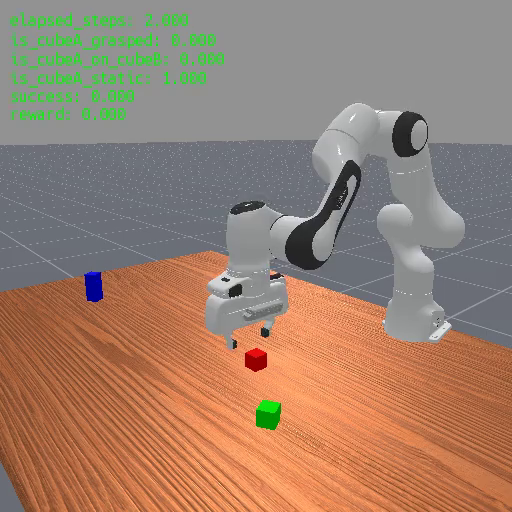
#> input picture frame 2 of videos/cfm_id_video.mp4, 512 x 512 px, given in place of 5.mp4, which was not available
$ python make_plots.py
#> lines starting #> are read from the running program, lines starting #| are printed output that depends on the picture; pictures that were not available may be replaced by others from this repository, and a replacement may not be noted
import matplotlib
matplotlib.use("Agg")  # important on a cluster (no display)

import cv2
import matplotlib.pyplot as plt
import os

# for fm_id_8:
video_path = "/n/home08/jackbjed/scaling-diffusion-policy/ManiSkill/examples/baselines/diffusion_policy/runs/eval_fmseeds2/RF-fms100-5_0500-0-bs-512-5-2/1/8.mp4"
output_path = "row5_frames.png"
frame_indices = [2, 60, 80, 100, 150]

# for dp_id_3:
video_path = "/n/home08/jackbjed/scaling-diffusion-policy/ManiSkill/examples/baselines/diffusion_policy/runs/eval_fmseeds2/dp-5_0500-5_0501-0-bs-512-115-2/1/3.mp4"
output_path = "row5_dp_frames.png"
frame_indices = [2, 60, 80, 100, 150]

# for fm_ood:
video_path = "/n/home08/jackbjed/scaling-diffusion-policy/ManiSkill/examples/baselines/diffusion_policy/runs/eval_ood_fmseeds/CFM-fms100-5_0500-40-bs-512-5-2/1/2.mp4"
output_path = "row5_ood_fm_frames.png"
frame_indices = [2, 80, 150, 200, 255]

# for dp_ood:
video_path = "/n/home08/jackbjed/scaling-diffusion-policy/ManiSkill/examples/baselines/diffusion_policy/runs/eval_ood_fmseeds/dp-5_0500-5_0501-40-bs-512-115-2/1/5.mp4"
output_path = "row5_ood_dp_frames.png"
frame_indices = [2, 80, 150, 200, 255]

# Open the video
cap = cv2.VideoCapture(video_path)
if not cap.isOpened():
    raise IOError(f"Cannot open video file: {video_path}")

frames = []

for idx in frame_indices:
    cap.set(cv2.CAP_PROP_POS_FRAMES, idx)
    ret, frame = cap.read()
    if not ret:
        print(f"Warning: could not read frame {idx}")
        continue

    # BGR -> RGB for matplotlib
    frame_rgb = cv2.cvtColor(frame, cv2.COLOR_BGR2RGB)
    frames.append((idx, frame_rgb))
#> this loop made 5 passes
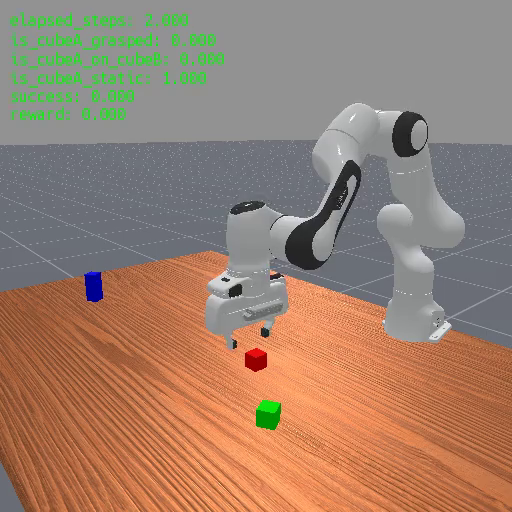
#> input picture frame 2 of videos/cfm_id_video.mp4, 512 x 512 px, given in place of 5.mp4, which was not available
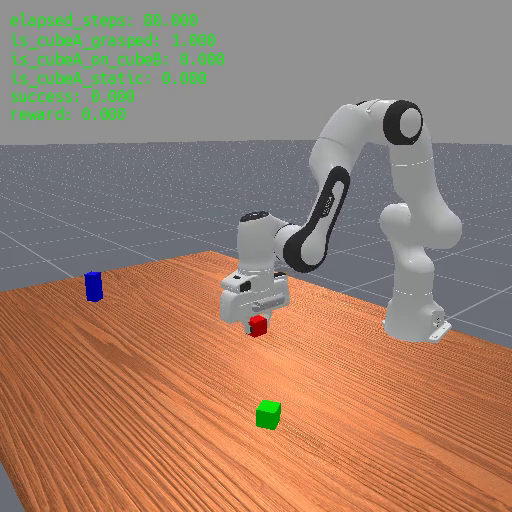
#> input picture frame 80 of videos/cfm_id_video.mp4, 512 x 512 px, given in place of 5.mp4, which was not available
#> pass 3, `ret, frame = cap.read()`:
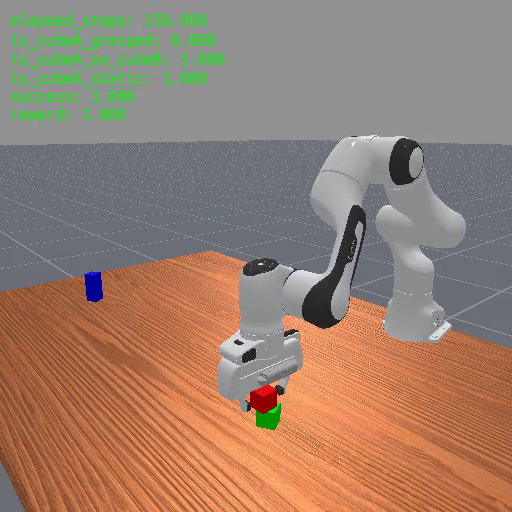
#> frame: shape (512, 512, 3); mean B, G, R 110.6, 127.5, 154
#> after the loop, frames = 5 items

cap.release()

n = len(frames)
#> n = 5
if n == 0:
    raise RuntimeError("No frames were read from the video.")

# Make a single-row figure
fig, axes = plt.subplots(1, n, figsize=(3*n, 3))

if n == 1:
    axes = [axes]

for ax, (idx, img) in zip(axes, frames):
    ax.imshow(img)
    ax.set_title(f"Frame {idx}")
    ax.axis("off")
#> this loop made 5 passes
#> idx on passes 1 to 5: 2, 80, 150, 200, 255

plt.tight_layout()

# Save instead of show()
plt.savefig(output_path, dpi=300, bbox_inches="tight", pad_inches=0.1)
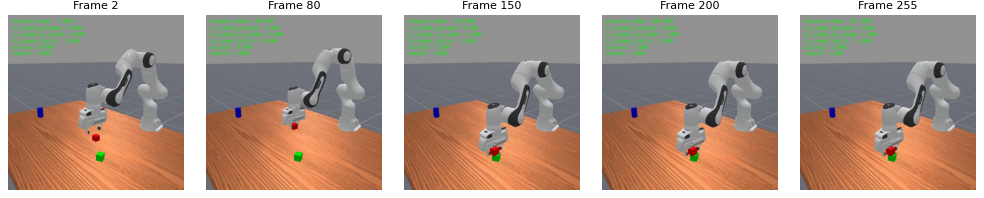
#> figure drawn by matplotlib, 5 panels
plt.close(fig)

print(f"Saved montage to {os.path.abspath(output_path)}")

$ run again, starting later in the video
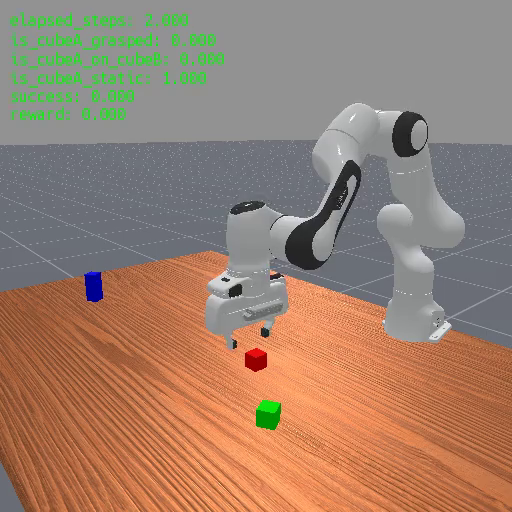
#> input picture frame 2 of videos/cfm_id_video.mp4, 512 x 512 px, given in place of 5.mp4, which was not available
#> the loop `for idx in frame_indices:` made 5 passes
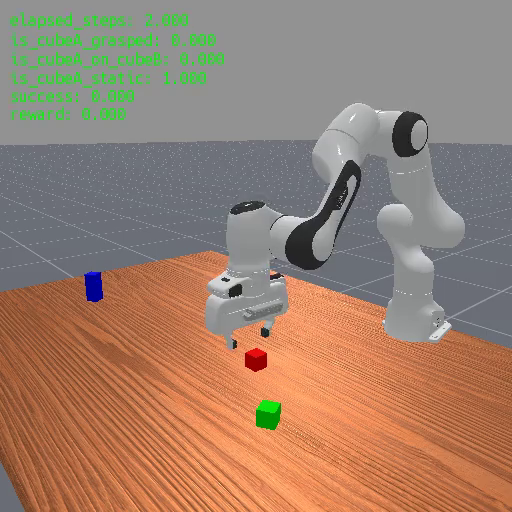
#> input picture frame 2 of videos/cfm_id_video.mp4, 512 x 512 px, given in place of 5.mp4, which was not available
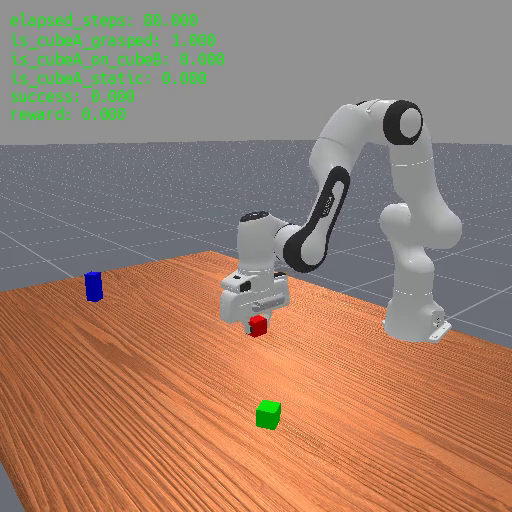
#> input picture frame 80 of videos/cfm_id_video.mp4, 512 x 512 px, given in place of 5.mp4, which was not available
#> after the loop `for idx in frame_indices:`: frames = 5 items
#> n = 5
#> the loop `for ax, (idx, img) in zip(axes, frames):` made 5 passes
#> idx on passes 1 to 5: 2, 80, 150, 200, 255

$ run again, starting later in the video
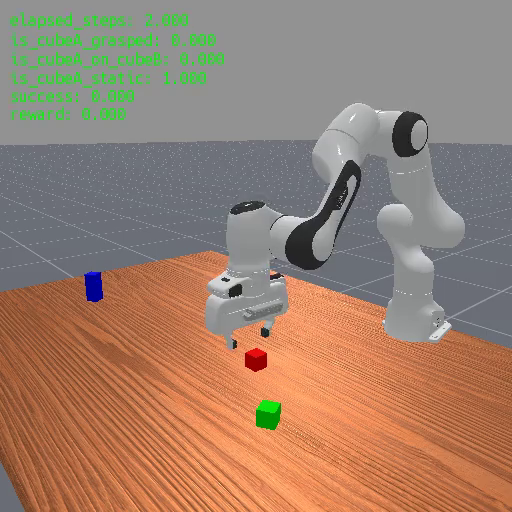
#> input picture frame 2 of videos/cfm_id_video.mp4, 512 x 512 px, given in place of 5.mp4, which was not available
#> the loop `for idx in frame_indices:` made 5 passes
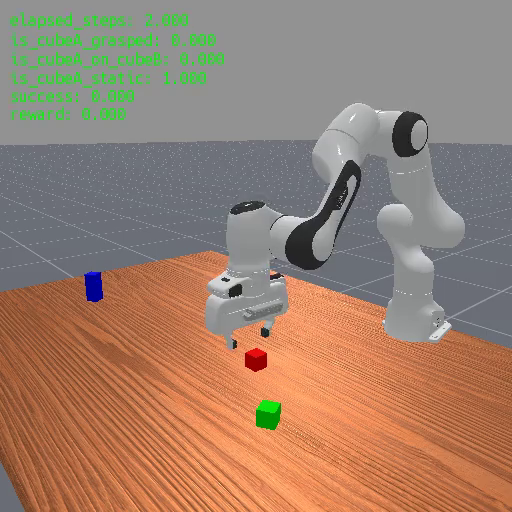
#> input picture frame 2 of videos/cfm_id_video.mp4, 512 x 512 px, given in place of 5.mp4, which was not available
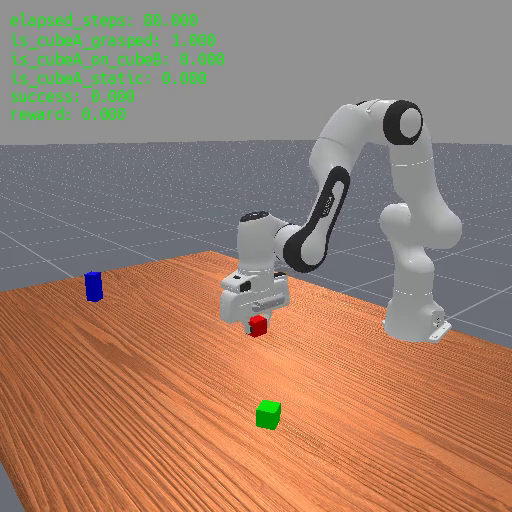
#> input picture frame 80 of videos/cfm_id_video.mp4, 512 x 512 px, given in place of 5.mp4, which was not available
#> after the loop `for idx in frame_indices:`: frames = 5 items
#> n = 5
#> the loop `for ax, (idx, img) in zip(axes, frames):` made 5 passes
#> idx on passes 1 to 5: 2, 80, 150, 200, 255
